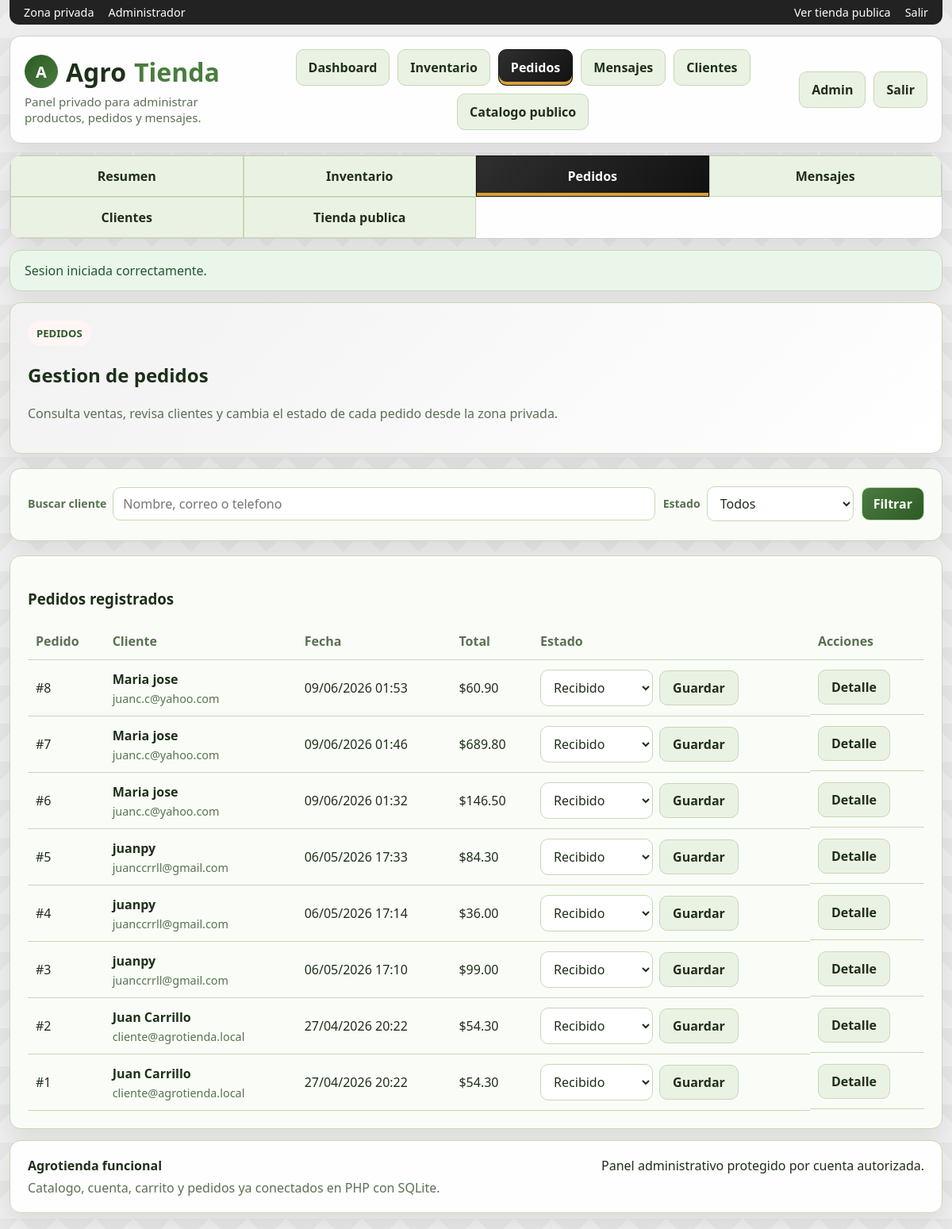
Page /admin_orders.php (signed in) on the committed database.
### tables this page shows
CREATE TABLE orders (
            id INTEGER PRIMARY KEY AUTOINCREMENT,
            user_id INTEGER NOT NULL,
            customer_name TEXT NOT NULL,
            customer_email TEXT NOT NULL,
            customer_phone TEXT NOT NULL,
            shipping_address TEXT NOT NULL,
            notes TEXT DEFAULT "",
            subtotal REAL NOT NULL,
            shipping REAL NOT NULL,
            total REAL NOT NULL,
            status TEXT NOT NULL DEFAULT "Pendiente",
            created_at TEXT NOT NULL, payment_method TEXT NOT NULL DEFAULT "Efectivo",
            FOREIGN KEY(user_id) REFERENCES users(id)
        );

### app/bootstrap.php (called while the page is built, shortened)
<?php
function db(): PDO
{
    static $pdo = null;
    if ($pdo instanceof PDO) {
        return $pdo;
    }
    $pdo = new PDO('sqlite:' . DB_PATH);
    $pdo->setAttribute(PDO::ATTR_ERRMODE, PDO::ERRMODE_EXCEPTION);
    $pdo->setAttribute(PDO::ATTR_DEFAULT_FETCH_MODE, PDO::FETCH_ASSOC);
    $pdo->exec('PRAGMA foreign_keys = ON');
    return $pdo;
}
function pullFlash(): ?array
{
    $flash = $_SESSION['flash'];
    return $flash;
}
function money(float $value): string
{
    return '$' . number_format($value, 2);
}
function e(string $value): string
{
    return htmlspecialchars($value, ENT_QUOTES, 'UTF-8');
}

### admin_orders.php (the view, shortened to what this page needs)
<?php
require_once __DIR__ . '/app/layout.php';
$allowedStatuses = ['Recibido', 'Preparando', 'Enviado', 'Entregado', 'Cancelado'];
$activeStatus = trim((string) ($_GET['status'] ?? ''));
$search = trim((string) ($_GET['q'] ?? ''));
$sql = 'SELECT * FROM orders WHERE 1=1';
$params = [];
$sql .= ' ORDER BY id DESC';
$stmt = db()->prepare($sql);
$stmt->execute($params);
$orders = $stmt->fetchAll();
renderHeader('Pedidos', ['admin_area' => true]);
?>
<section class="card hero">
  <span class="eyebrow">Pedidos</span>
  <h2>Gestion de pedidos</h2>
  <p class="muted">Consulta ventas, revisa clientes y cambia el estado de cada pedido desde la zona privada.</p>
</section>
<section class="card">
  <form class="admin-toolbar" method="get">
    <div class="field">
      <label for="q">Buscar cliente</label>
      <input id="q" name="q" value="<?= e($search) ?>" placeholder="Nombre, correo o telefono">
    </div>
    <div class="field">
      <label for="status">Estado</label>
      <select id="status" name="status">
        <option value="" <?= $activeStatus === '' ? 'selected' : '' ?>>Todos</option>
      </select>
    </div>
    <button class="btn primary" type="submit">Filtrar</button>
  </form>
</section>
<section class="card">
  <h3>Pedidos registrados</h3>
  <?php if (!$orders): ?>
    <div class="empty">No hay pedidos con esos filtros.</div>
  <?php else: ?>
    <div class="table-wrap">
      <table>
        <thead>
          <tr>
            <th>Pedido</th>
            <th>Cliente</th>
            <th>Fecha</th>
            <th>Total</th>
            <th>Estado</th>
            <th>Acciones</th>
          </tr>
        </thead>
        <tbody>
          <?php foreach ($orders as $order): ?>
            <tr>
              <td>#<?= (int) $order['id'] ?></td>
              <td>
                <strong><?= e($order['customer_name']) ?></strong>
                <span class="table-subtext"><?= e($order['customer_email']) ?></span>
              </td>
              <td><?= e(date('d/m/Y H:i', strtotime($order['created_at']))) ?></td>
              <td><?= money((float) $order['total']) ?></td>
              <td>
                <form class="inline-status-form" method="post">
                  <select name="status" aria-label="Estado del pedido #<?= (int) $order['id'] ?>">
                    <?php foreach ($allowedStatuses as $status): ?>
                      <option value="<?= e($status) ?>" <?= $order['status'] === $status ? 'selected' : '' ?>><?= e($status) ?></option>
                    <?php endforeach; ?>
                  </select>
                  <button class="btn" type="submit">Guardar</button>
                </form>
              </td>
              <td class="table-actions">
                <a class="btn" href="order.php?id=<?= (int) $order['id'] ?>">Detalle</a>
              </td>
            </tr>
          <?php endforeach; ?>
        </tbody>
      </table>
    </div>
  <?php endif; ?>
</section>
<?php renderFooter(); ?>

### app/layout.php (shortened to what this page needs)
<?php
require_once __DIR__ . '/bootstrap.php';
function renderHeader(string $title, array $options = []): void
{
    $flash = pullFlash();
    $pageClass = $options['page_class'] ?? '';
    $isAdminArea = (bool) ($options['admin_area'] ?? false);
    $assetVersion = (string) (@filemtime(APP_ROOT . '/assets/app.css') ?: time());
    $currentPage = basename((string) parse_url($_SERVER['SCRIPT_NAME'] ?? '', PHP_URL_PATH));
    $isCurrent = static fn (string $page): string => $currentPage === $page ? ' is-active' : '';
    $isCurrentGroup = static fn (array $pages): string => in_array($currentPage, $pages, true) ? 'is-active' : '';
    ?>
<!DOCTYPE html>
<html lang="es">
<head>
  <link rel="stylesheet" href="assets/app.css?v=<?= e($assetVersion) ?>">
</head>
<body class="<?= e(trim($pageClass . ($isAdminArea ? ' admin-area' : ''))) ?>">
  <div class="shell">
    <?php if ($isAdminArea): ?>
      <div class="utilitybar admin-utilitybar">
        <div class="utilitybar-group">
          <span>Zona privada</span>
          <span>Administrador</span>
        </div>
        <div class="utilitybar-group">
          <a href="index.php">Ver tienda publica</a>
          <a href="logout.php">Salir</a>
        </div>
      </div>
    <?php endif; ?>
    <header class="topbar">
      <div class="brand-wrap">
        <a class="brand" href="<?= $isAdminArea ? 'admin.php' : 'index.php' ?>"><span class="brand-mark">A</span>Agro<span>Tienda</span></a>
        <p class="brand-subtitle"><?= $isAdminArea ? 'Panel privado para administrar productos, pedidos y mensajes.' : 'Compra insumos, herramientas y soluciones para tu campo.' ?></p>
      </div>
      <?php if ($isAdminArea): ?>
        <nav class="nav admin-nav-main">
          <a class="<?= trim($isCurrent('admin.php')) ?>" href="admin.php">Dashboard</a>
          <a class="<?= $isCurrentGroup(['admin_inventory.php', 'admin_products.php']) ?>" href="admin_inventory.php">Inventario</a>
          <a class="<?= trim($isCurrent('admin_orders.php')) ?>" href="admin_orders.php">Pedidos</a>
          <a class="<?= trim($isCurrent('admin_messages.php')) ?>" href="admin_messages.php">Mensajes</a>
          <a class="<?= trim($isCurrent('admin_users.php')) ?>" href="admin_users.php">Clientes</a>
          <a href="store.php">Catalogo publico</a>
        </nav>
      <?php endif; ?>
      <nav class="nav nav-account">
        <?php if ($isAdminArea): ?>
          <a class="<?= $isCurrentGroup(['admin.php', 'admin_products.php']) ?>" href="admin.php">Admin</a>
          <a href="logout.php">Salir</a>
        <?php endif; ?>
      </nav>
    </header>
    <?php if ($isAdminArea): ?>
      <nav class="section-nav admin-section-nav">
        <a href="admin.php" class="<?= trim($isCurrent('admin.php')) ?>">Resumen</a>
        <a href="admin_inventory.php" class="<?= $isCurrentGroup(['admin_inventory.php', 'admin_products.php']) ?>">Inventario</a>
        <a href="admin_orders.php" class="<?= trim($isCurrent('admin_orders.php')) ?>">Pedidos</a>
        <a href="admin_messages.php" class="<?= trim($isCurrent('admin_messages.php')) ?>">Mensajes</a>
        <a href="admin_users.php" class="<?= trim($isCurrent('admin_users.php')) ?>">Clientes</a>
        <a href="store.php">Tienda publica</a>
      </nav>
    <?php endif; ?>
    <?php if ($flash): ?>
      <div class="flash flash-<?= e($flash['type']) ?>"><?= e($flash['message']) ?></div>
    <?php endif; ?>
    <main class="page">
<?php
}
function renderFooter(): void
{
    ?>
    </main>
    <footer class="footer">
      <div>
        <strong>Agrotienda funcional</strong>
        <p>Catalogo, cuenta, carrito y pedidos ya conectados en PHP con SQLite.</p>
      </div>
      <div class="footer-note">
        Panel administrativo protegido por cuenta autorizada.
      </div>
    </footer>
  </div>
</body>
</html>
<?php
}

### rows in the picture
orders: id "8", customer_name "Maria jose", customer_email "juanc.c@yahoo.com", created_at "09/06/2026 01:53", total "$60.90"
orders: id "7", customer_name "Maria jose", customer_email "juanc.c@yahoo.com", created_at "09/06/2026 01:46", total "$689.80"
orders: id "6", customer_name "Maria jose", customer_email "juanc.c@yahoo.com", created_at "09/06/2026 01:32", total "$146.50"
orders: id "5", customer_name "juanpy", customer_email "juanccrrll@gmail.com", created_at "06/05/2026 17:33", total "$84.30"
orders: id "4", customer_name "juanpy", customer_email "juanccrrll@gmail.com", created_at "06/05/2026 17:14", total "$36.00"
orders: id "3", customer_name "juanpy", customer_email "juanccrrll@gmail.com", created_at "06/05/2026 17:10", total "$99.00"
orders: id "2", customer_name "Juan Carrillo", customer_email "cliente@agrotienda.local", created_at "27/04/2026 20:22", total "$54.30"
orders: id "1", customer_name "Juan Carrillo", customer_email "cliente@agrotienda.local", created_at "27/04/2026 20:22", total "$54.30"

### other values in the picture
$flash['message'] "Sesion iniciada correctamente."
form field status "Recibido"
